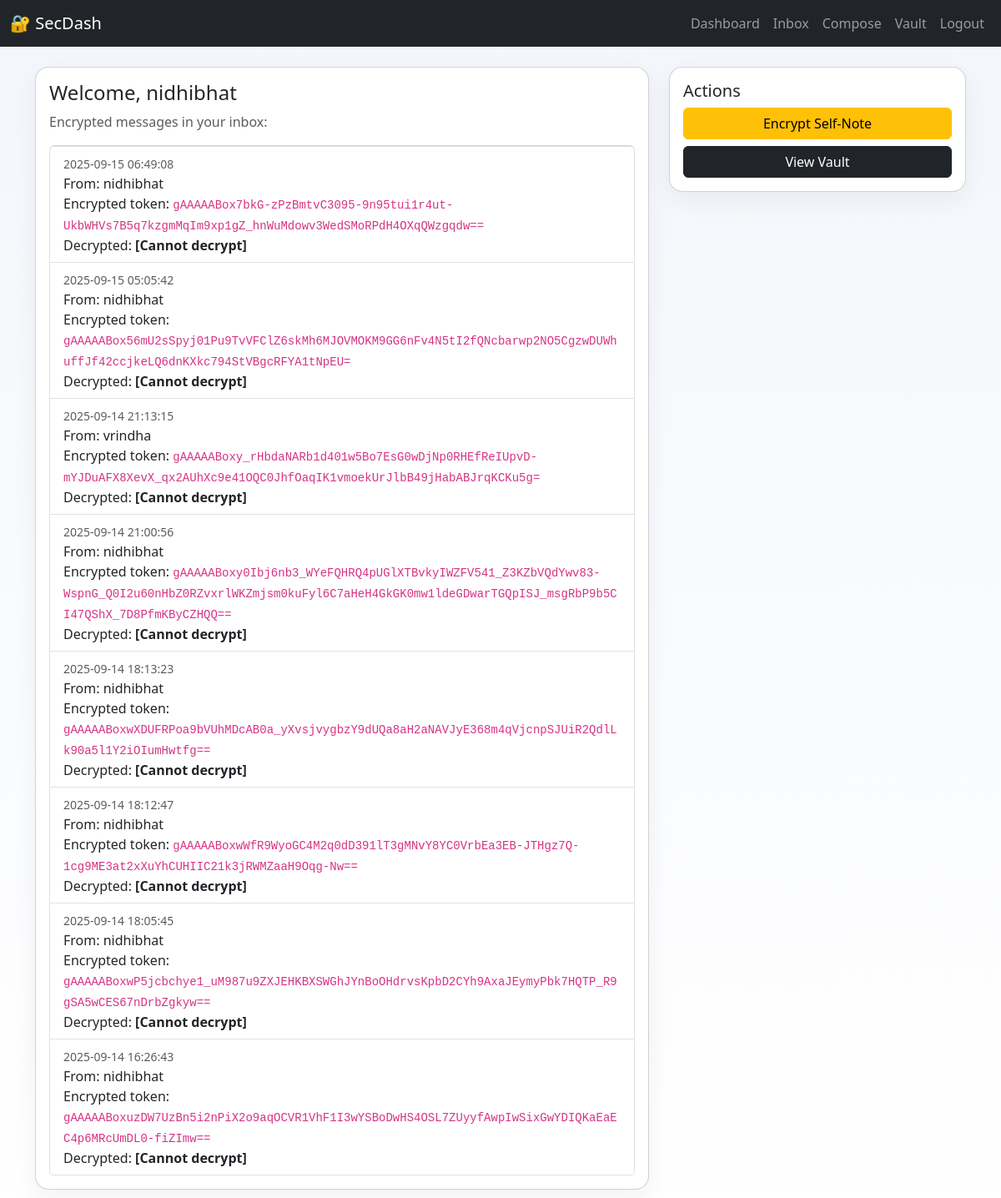
The app's page /dashboard (signed in) with its own data.
### app/models.py (models this page shows, shortened)
class User(UserMixin, db.Model):
    __tablename__ = 'users'
    id = db.Column(db.Integer, primary_key=True)
    username = db.Column(db.String(80), unique=True, nullable=False)
    password_hash = db.Column(db.String(200), nullable=False)
    is_admin = db.Column(db.Boolean, default=False)
    failed_attempts = db.Column(db.Integer, default=0)
    locked_until = db.Column(db.DateTime, nullable=True)
    created_at = db.Column(db.DateTime, default=datetime.utcnow)
    messages_sent = db.relationship(
        'Message',
        backref='sender',
        foreign_keys='Message.sender_id',
        lazy=True
    )
    messages_received = db.relationship(
        'Message',
        backref='recipient',
        foreign_keys='Message.recipient_id',
        lazy=True
    )
    files = db.relationship('File', backref='owner', lazy=True)

class Message(db.Model):
    __tablename__ = 'messages'
    id = db.Column(db.Integer, primary_key=True)
    sender_id = db.Column(db.Integer, db.ForeignKey('users.id'), nullable=False)
    recipient_id = db.Column(db.Integer, db.ForeignKey('users.id'), nullable=False)
    token = db.Column(db.Text, nullable=False)
    created_at = db.Column(db.DateTime, default=datetime.utcnow)
    read = db.Column(db.Boolean, default=False)
    one_time = db.Column(db.Boolean, default=False)
    expires_at = db.Column(db.DateTime, nullable=True)

### app/main/routes.py (the view)
@main_bp.route('/dashboard')
@login_required
def dashboard():
    messages = Message.query.filter_by(recipient_id=current_user.id).order_by(Message.created_at.desc()).all()
    cipher = get_cipher()
    for msg in messages:
        try:
            msg.plaintext = cipher.decrypt(msg.token.encode()).decode()
        except Exception:
            msg.plaintext = "[Cannot decrypt]"
    return render_template('dashboard.html', messages=messages)

### app/utils.py (called while the page is built)
def get_cipher():
    key = current_app.config.get('FERNET_KEY')
    if not key:
        raise RuntimeError('FERNET_KEY is not set')
    if isinstance(key, str):
        key = key.encode()  # ensure bytes
    return Fernet(key)

### app/templates/dashboard.html (shortened to what this page needs)
{% extends 'base.html' %}
{% block content %}
<div class="row">
  <div class="col-md-8">
    <div class="card p-3">
      <h4>Welcome, {{ current_user.username }}</h4>
      <p class="text-muted">Encrypted messages in your inbox:</p>
      {% if messages %}
        <ul class="list-group">
          {% for m in messages %}
            <li class="list-group-item">
              <div><small class="text-muted">{{ m.created_at.strftime('%Y-%m-%d %H:%M:%S') }}</small></div>
              <div>From: {{ m.sender.username if m.sender else 'System' }}</div>
              <div>Encrypted token: <code>{{ m.token }}</code></div>
              <div>Decrypted: <strong>{{ m.plaintext }}</strong></div>
            </li>
          {% endfor %}
        </ul>
      {% else %}
        <p class="text-muted">No messages yet — go to Compose.</p>
      {% endif %}
    </div>
  </div>
  <div class="col-md-4">
    <div class="card p-3">
      <h5>Actions</h5>
      <a class="btn btn-warning w-100 mb-2" href="{{ url_for('main.encrypt') }}">Encrypt Self-Note</a>
      <a class="btn btn-dark w-100" href="{{ url_for('files.vault') }}">View Vault</a>
    </div>
  </div>
</div>
{% endblock %}

### app/templates/base.html (shortened to what this page needs)
<!doctype html>
<html lang="en">
  <head>
    <link href="https://cdn.jsdelivr.net/npm/bootstrap@5.3.1/dist/css/bootstrap.min.css" rel="stylesheet">
    <link rel="stylesheet" href="{{ url_for('static', filename='css/style.css') }}">
  </head>
  <body>
    <nav class="navbar navbar-expand-lg navbar-dark bg-dark">
      <div class="container-fluid">
        <a class="navbar-brand" href="{{ url_for('main.dashboard') }}">🔐 SecDash</a>
        <div class="collapse navbar-collapse">
          <ul class="navbar-nav ms-auto">
            {% if current_user.is_authenticated %}
              <li class="nav-item"><a class="nav-link" href="{{ url_for('main.dashboard') }}">Dashboard</a></li>
              <li class="nav-item"><a class="nav-link" href="{{ url_for('messages.inbox') }}">Inbox</a></li>
              <li class="nav-item"><a class="nav-link" href="{{ url_for('messages.compose') }}">Compose</a></li>
              <li class="nav-item"><a class="nav-link" href="{{ url_for('files.vault') }}">Vault</a></li>
              <li class="nav-item"><a class="nav-link" href="{{ url_for('auth.logout') }}">Logout</a></li>
            {% else %}
              <li class="nav-item"><a class="nav-link" href="{{ url_for('auth.login') }}">Login</a></li>
              <li class="nav-item"><a class="nav-link" href="{{ url_for('auth.register') }}">Register</a></li>
            {% endif %}
          </ul>
        </div>
      </div>
    </nav>
    <div class="container py-4">
      {% block content %}{% endblock %}
    </div>
  </body>
</html>

### app/static/css/style.css (style rules this page uses)
body { background: linear-gradient(180deg,#f3f6fb,#ffffff); }
.card { border-radius: 1rem; box-shadow: 0 10px 30px rgba(20,30,50,0.06); }

### records on screen
User: username "nidhibhat"
Message: created_at "2025-09-15 06:49:08", sender "nidhibhat", token "gAAAAABox7bkG-zPzBmtvC3095-9n95tui1r4ut-UkbWHVs7B5q7kzgmMqIm9xp1gZ_hnWuMdowv3WedSMoRPdH4OXqQWzgqdw==", plaintext "[Cannot decrypt]"
Message: created_at "2025-09-15 05:05:42", sender "nidhibhat", token "gAAAAABox56mU2sSpyj01Pu9TvVFClZ6skMh6MJOVMOKM9GG6nFv4N5tI2fQNcbarwp2NO5CgzwDUWhuffJf42ccjkeLQ6dnKXkc794StVBgcRFYA1tNpEU=", plaintext "[Cannot decrypt]"
Message: created_at "2025-09-14 21:13:15", sender "vrindha", token "gAAAAABoxy_rHbdaNARb1d401w5Bo7EsG0wDjNp0RHEfReIUpvD-mYJDuAFX8XevX_qx2AUhXc9e41OQC0JhfOaqIK1vmoekUrJlbB49jHabABJrqKCKu5g=", plaintext "[Cannot decrypt]"
Message: created_at "2025-09-14 21:00:56", sender "nidhibhat", token "gAAAAABoxy0Ibj6nb3_WYeFQHRQ4pUGlXTBvkyIWZFV541_Z3KZbVQdYwv83-WspnG_Q0I2u60nHbZ0RZvxrlWKZmjsm0kuFyl6C7aHeH4GkGK0mw1ldeGDwarTGQpISJ_msgRbP9b5CI47QShX_7D8PfmKByCZHQQ==", plaintext "[Cannot decrypt]"
Message: created_at "2025-09-14 18:13:23", sender "nidhibhat", token "gAAAAABoxwXDUFRPoa9bVUhMDcAB0a_yXvsjvygbzY9dUQa8aH2aNAVJyE368m4qVjcnpSJUiR2QdlLk90a5l1Y2iOIumHwtfg==", plaintext "[Cannot decrypt]"
Message: created_at "2025-09-14 18:12:47", sender "nidhibhat", token "gAAAAABoxwWfR9WyoGC4M2q0dD391lT3gMNvY8YC0VrbEa3EB-JTHgz7Q-1cg9ME3at2xXuYhCUHIIC21k3jRWMZaaH9Oqg-Nw==", plaintext "[Cannot decrypt]"
Message: created_at "2025-09-14 18:05:45", sender "nidhibhat", token "gAAAAABoxwP5jcbchye1_uM987u9ZXJEHKBXSWGhJYnBoOHdrvsKpbD2CYh9AxaJEymyPbk7HQTP_R9gSA5wCES67nDrbZgkyw==", plaintext "[Cannot decrypt]"
Message: created_at "2025-09-14 16:26:43", sender "nidhibhat", token "gAAAAABoxuzDW7UzBn5i2nPiX2o9aqOCVR1VhF1I3wYSBoDwHS4OSL7ZUyyfAwpIwSixGwYDIQKaEaEC4p6MRcUmDL0-fiZImw==", plaintext "[Cannot decrypt]"
